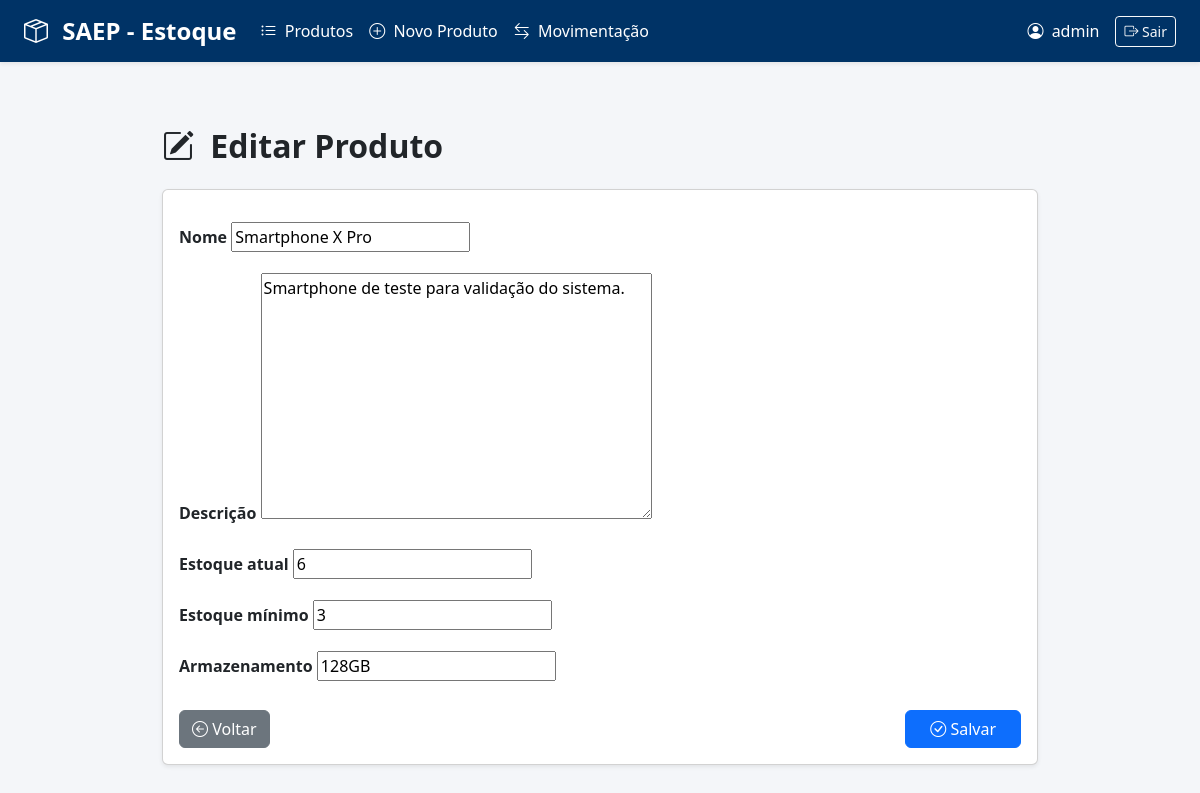
Screenshot of /estoque/product/1/edit/ (signed in) with the database file from the repository.
### estoque/models.py (models this page shows, shortened)
class Product(models.Model):
    name = models.CharField("Nome", max_length=200)
    description = models.TextField("Descrição", blank=True)
    stock = models.IntegerField("Estoque atual", default=0)
    min_stock = models.IntegerField("Estoque mínimo", default=0)
    storage = models.CharField("Armazenamento", max_length=100, blank=True)
    class Meta:
        ordering = ['name']

### estoque/views.py (the view)
# urls.py: path('product/<int:pk>/edit/', views.ProductUpdateView.as_view(), name='product_edit'),
class ProductUpdateView(LoginRequiredMixin, UpdateView):
    model = Product
    form_class = ProductForm
    template_name = 'estoque/product_form.html'
    success_url = reverse_lazy('estoque:product_list')

### estoque/forms.py (shortened to what this page needs)
class ProductForm(forms.ModelForm):
    class Meta:
        model = Product
        fields = ['name','description','stock','min_stock','storage']

### estoque/templates/estoque/product_form.html (shortened to what this page needs)
{% extends "estoque/base.html" %}
{% load static %}
{% block content %}
<div class="container mt-4" style="width: 900px;">
    <h2 class="fw-bold mb-4">
        {% if object %}
            <i class="bi bi-pencil-square me-2"></i> Editar Produto
        {% else %}
            <i class="bi bi-plus-circle me-2"></i> Novo Produto
        {% endif %}
    </h2>
    <div class="card shadow-sm">
        <div class="card-body">
            <form method="post" class="mt-3">
                {% for field in form %}
                    <div class="mb-3">
                        <label class="form-label fw-semibold">{{ field.label }}</label>
                        {{ field }}
                    </div>
                {% endfor %}
                <div class="d-flex justify-content-between mt-4">
                    <a href="{% url 'estoque:product_list' %}" class="btn btn-secondary">
                        <i class="bi bi-arrow-left-circle"></i> Voltar
                    </a>
                    <button type="submit" class="btn btn-primary px-4">
                        <i class="bi bi-check-circle"></i> Salvar
                    </button>
                </div>
            </form>
        </div>
    </div>
</div>
{% endblock %}

### estoque/templates/estoque/base.html (shortened to what this page needs)
<!DOCTYPE html>
<html lang="pt-br">
<head>
    <link
        href="https://cdn.jsdelivr.net/npm/bootstrap@5.3.2/dist/css/bootstrap.min.css"
        rel="stylesheet">
    <link
        href="https://cdn.jsdelivr.net/npm/bootstrap-icons@1.11.1/font/bootstrap-icons.css"
        rel="stylesheet">
</head>
<body>
    <header class="navbar navbar-expand-lg navbar-dark px-4 shadow-sm">
        <a class="navbar-brand fs-4 fw-bold">
            <i class="bi bi-box-seam me-2"></i> SAEP - Estoque
        </a>
        <div class="collapse navbar-collapse">
            <ul class="navbar-nav me-auto">
                {% if request.user.is_authenticated %}
                    <li class="nav-item">
                        <a href="{% url 'estoque:product_list' %}" class="nav-link">
                            <i class="bi bi-list-ul me-1"></i> Produtos
                        </a>
                    </li>
                    <li class="nav-item">
                        <a href="{% url 'estoque:product_add' %}" class="nav-link">
                            <i class="bi bi-plus-circle me-1"></i> Novo Produto
                        </a>
                    </li>
                    <li class="nav-item">
                        <a href="{% url 'estoque:movement_add' %}" class="nav-link">
                            <i class="bi bi-arrow-left-right me-1"></i> Movimentação
                        </a>
                    </li>
                {% endif %}
            </ul>
            {% if request.user.is_authenticated %}
                <span class="navbar-text me-3">
                    <i class="bi bi-person-circle me-1"></i>
                    {{ request.user.username }}
                </span>
                <form method="POST" action="{% url 'estoque:logout' %}" class="d-inline">
                    <button class="btn btn-outline-light btn-sm">
                        <i class="bi bi-box-arrow-right"></i> Sair
                    </button>
                </form>
            {% else %}
                <a href="{% url 'estoque:login' %}" class="btn btn-light btn-sm">
                    <i class="bi bi-box-arrow-in-right"></i> Login
                </a>
            {% endif %}
        </div>
    </header>
    <div class="content-wrapper">
        {% block content %}{% endblock %}
    </div>
</body>
</html>

### estoque/templates/estoque/base.html (style rules this page uses)
body { background-color: #f4f6f9; }
header.navbar { background: #003366; }
header .navbar-brand, header .nav-link, header .navbar-text { color: #ffffff !important; font-weight: 500; }
.content-wrapper { padding: 25px; width: 1200px; margin: auto; }

### rows the page displays
Product: form "Smartphone X Pro" "Smartphone de teste para validação do sistema." "6" "3" "128GB"

### other values shown
{{ request.user.username }} "admin"
{{ field.label }} "Nome" "Descrição" "Estoque atual" "Estoque mínimo" "Armazenamento"
